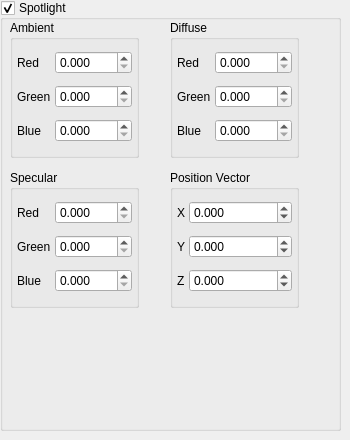
       <widget class="QWidget" name="LightingPage" >
        <widget class="QGroupBox" name="SpotlightGroup" >
         <property name="geometry" >
          <rect>
           <x>0</x>
           <y>0</y>
           <width>341</width>
           <height>431</height>
          </rect>
         </property>
         <property name="title" >
          <string>Spotlight</string>
         </property>
         <property name="checkable" >
          <bool>true</bool>
         </property>
         <property name="checked" >
          <bool>true</bool>
         </property>
         <widget class="QGroupBox" name="AmbientLightGroup" >
          <property name="geometry" >
           <rect>
            <x>10</x>
            <y>20</y>
            <width>129</width>
            <height>138</height>
           </rect>
          </property>
          <property name="sizePolicy" >
           <sizepolicy>
            <hsizetype>7</hsizetype>
            <vsizetype>1</vsizetype>
            <horstretch>0</horstretch>
            <verstretch>0</verstretch>
           </sizepolicy>
          </property>
          <property name="title" >
           <string>Ambient</string>
          </property>
          <layout class="QGridLayout" >
           <property name="margin" >
            <number>4</number>
           </property>
           <property name="spacing" >
            <number>4</number>
           </property>
           <item row="2" column="0" >
            <widget class="QLabel" name="label_13" >
             <property name="sizePolicy" >
              <sizepolicy>
               <hsizetype>1</hsizetype>
               <vsizetype>5</vsizetype>
               <horstretch>0</horstretch>
               <verstretch>0</verstretch>
              </sizepolicy>
             </property>
             <property name="text" >
              <string>Blue</string>
             </property>
            </widget>
           </item>
           <item row="1" column="0" >
            <widget class="QLabel" name="label_12" >
             <property name="sizePolicy" >
              <sizepolicy>
               <hsizetype>1</hsizetype>
               <vsizetype>5</vsizetype>
               <horstretch>0</horstretch>
               <verstretch>0</verstretch>
              </sizepolicy>
             </property>
             <property name="text" >
              <string>Green</string>
             </property>
            </widget>
           </item>
           <item row="0" column="0" >
            <widget class="QLabel" name="label_11" >
             <property name="sizePolicy" >
              <sizepolicy>
               <hsizetype>1</hsizetype>
               <vsizetype>5</vsizetype>
               <horstretch>0</horstretch>
               <verstretch>0</verstretch>
              </sizepolicy>
             </property>
             <property name="text" >
              <string>Red</string>
             </property>
            </widget>
           </item>
           <item row="2" column="1" >
            <widget class="QDoubleSpinBox" name="AmbientBlueSpin" >
             <property name="sizePolicy" >
              <sizepolicy>
               <hsizetype>7</hsizetype>
               <vsizetype>0</vsizetype>
               <horstretch>0</horstretch>
               <verstretch>0</verstretch>
              </sizepolicy>
             </property>
             <property name="decimals" >
              <number>3</number>
             </property>
             <property name="maximum" >
              <double>1.000000000000000</double>
             </property>
             <property name="singleStep" >
              <double>0.010000000000000</double>
             </property>
            </widget>
           </item>
           <item row="1" column="1" >
            <widget class="QDoubleSpinBox" name="AmbientGreenSpin" >
             <property name="sizePolicy" >
              <sizepolicy>
               <hsizetype>7</hsizetype>
               <vsizetype>0</vsizetype>
               <horstretch>0</horstretch>
               <verstretch>0</verstretch>
              </sizepolicy>
             </property>
             <property name="decimals" >
              <number>3</number>
             </property>
             <property name="maximum" >
              <double>1.000000000000000</double>
             </property>
             <property name="singleStep" >
              <double>0.010000000000000</double>
             </property>
            </widget>
           </item>
           <item row="0" column="1" >
            <widget class="QDoubleSpinBox" name="AmbientRedSpin" >
             <property name="sizePolicy" >
              <sizepolicy>
               <hsizetype>7</hsizetype>
               <vsizetype>0</vsizetype>
               <horstretch>0</horstretch>
               <verstretch>0</verstretch>
              </sizepolicy>
             </property>
             <property name="decimals" >
              <number>3</number>
             </property>
             <property name="maximum" >
              <double>1.000000000000000</double>
             </property>
             <property name="singleStep" >
              <double>0.010000000000000</double>
             </property>
            </widget>
           </item>
          </layout>
         </widget>
         <widget class="QGroupBox" name="SpecularLightGroup" >
          <property name="geometry" >
           <rect>
            <x>10</x>
            <y>170</y>
            <width>129</width>
            <height>138</height>
           </rect>
          </property>
          <property name="sizePolicy" >
           <sizepolicy>
            <hsizetype>7</hsizetype>
            <vsizetype>1</vsizetype>
            <horstretch>0</horstretch>
            <verstretch>0</verstretch>
           </sizepolicy>
          </property>
          <property name="title" >
           <string>Specular</string>
          </property>
          <layout class="QGridLayout" >
           <property name="margin" >
            <number>4</number>
           </property>
           <property name="spacing" >
            <number>4</number>
           </property>
           <item row="2" column="0" >
            <widget class="QLabel" name="label_17" >
             <property name="sizePolicy" >
              <sizepolicy>
               <hsizetype>1</hsizetype>
               <vsizetype>5</vsizetype>
               <horstretch>0</horstretch>
               <verstretch>0</verstretch>
              </sizepolicy>
             </property>
             <property name="text" >
              <string>Blue</string>
             </property>
            </widget>
           </item>
           <item row="1" column="0" >
            <widget class="QLabel" name="label_18" >
             <property name="sizePolicy" >
              <sizepolicy>
               <hsizetype>1</hsizetype>
               <vsizetype>5</vsizetype>
               <horstretch>0</horstretch>
               <verstretch>0</verstretch>
              </sizepolicy>
             </property>
             <property name="text" >
              <string>Green</string>
             </property>
            </widget>
           </item>
           <item row="0" column="0" >
            <widget class="QLabel" name="label_19" >
             <property name="sizePolicy" >
              <sizepolicy>
               <hsizetype>1</hsizetype>
               <vsizetype>5</vsizetype>
               <horstretch>0</horstretch>
               <verstretch>0</verstretch>
              </sizepolicy>
             </property>
             <property name="text" >
              <string>Red</string>
             </property>
            </widget>
           </item>
           <item row="2" column="1" >
            <widget class="QDoubleSpinBox" name="SpecularBlueSpin" >
             <property name="sizePolicy" >
              <sizepolicy>
               <hsizetype>7</hsizetype>
               <vsizetype>0</vsizetype>
               <horstretch>0</horstretch>
               <verstretch>0</verstretch>
              </sizepolicy>
             </property>
             <property name="decimals" >
              <number>3</number>
             </property>
             <property name="maximum" >
              <double>1.000000000000000</double>
             </property>
             <property name="singleStep" >
              <double>0.010000000000000</double>
             </property>
            </widget>
           </item>
           <item row="1" column="1" >
            <widget class="QDoubleSpinBox" name="SpecularGreenSpin" >
             <property name="sizePolicy" >
              <sizepolicy>
               <hsizetype>7</hsizetype>
               <vsizetype>0</vsizetype>
               <horstretch>0</horstretch>
               <verstretch>0</verstretch>
              </sizepolicy>
             </property>
             <property name="decimals" >
              <number>3</number>
             </property>
             <property name="maximum" >
              <double>1.000000000000000</double>
             </property>
             <property name="singleStep" >
              <double>0.010000000000000</double>
             </property>
            </widget>
           </item>
           <item row="0" column="1" >
            <widget class="QDoubleSpinBox" name="SpecularRedSpin" >
             <property name="sizePolicy" >
              <sizepolicy>
               <hsizetype>7</hsizetype>
               <vsizetype>0</vsizetype>
               <horstretch>0</horstretch>
               <verstretch>0</verstretch>
              </sizepolicy>
             </property>
             <property name="decimals" >
              <number>3</number>
             </property>
             <property name="maximum" >
              <double>1.000000000000000</double>
             </property>
             <property name="singleStep" >
              <double>0.010000000000000</double>
             </property>
            </widget>
           </item>
          </layout>
         </widget>
         <widget class="QGroupBox" name="DiffuseLightGroup" >
          <property name="geometry" >
           <rect>
            <x>170</x>
            <y>20</y>
            <width>129</width>
            <height>138</height>
           </rect>
          </property>
          <property name="sizePolicy" >
           <sizepolicy>
            <hsizetype>7</hsizetype>
            <vsizetype>1</vsizetype>
            <horstretch>0</horstretch>
            <verstretch>0</verstretch>
           </sizepolicy>
          </property>
          <property name="title" >
           <string>Diffuse</string>
          </property>
          <layout class="QGridLayout" >
           <property name="margin" >
            <number>4</number>
           </property>
           <property name="spacing" >
            <number>4</number>
           </property>
           <item row="2" column="0" >
            <widget class="QLabel" name="label_14" >
             <property name="sizePolicy" >
              <sizepolicy>
               <hsizetype>1</hsizetype>
               <vsizetype>5</vsizetype>
               <horstretch>0</horstretch>
               <verstretch>0</verstretch>
              </sizepolicy>
             </property>
             <property name="text" >
              <string>Blue</string>
             </property>
            </widget>
           </item>
           <item row="1" column="0" >
            <widget class="QLabel" name="label_15" >
             <property name="sizePolicy" >
              <sizepolicy>
               <hsizetype>1</hsizetype>
               <vsizetype>5</vsizetype>
               <horstretch>0</horstretch>
               <verstretch>0</verstretch>
              </sizepolicy>
             </property>
             <property name="text" >
              <string>Green</string>
             </property>
            </widget>
           </item>
           <item row="0" column="0" >
            <widget class="QLabel" name="label_16" >
             <property name="sizePolicy" >
              <sizepolicy>
               <hsizetype>1</hsizetype>
               <vsizetype>5</vsizetype>
               <horstretch>0</horstretch>
               <verstretch>0</verstretch>
              </sizepolicy>
             </property>
             <property name="text" >
              <string>Red</string>
             </property>
            </widget>
           </item>
           <item row="2" column="1" >
            <widget class="QDoubleSpinBox" name="DiffuseBlueSpin" >
             <property name="sizePolicy" >
              <sizepolicy>
               <hsizetype>7</hsizetype>
               <vsizetype>0</vsizetype>
               <horstretch>0</horstretch>
               <verstretch>0</verstretch>
              </sizepolicy>
             </property>
             <property name="decimals" >
              <number>3</number>
             </property>
             <property name="maximum" >
              <double>1.000000000000000</double>
             </property>
             <property name="singleStep" >
              <double>0.010000000000000</double>
             </property>
            </widget>
           </item>
           <item row="1" column="1" >
            <widget class="QDoubleSpinBox" name="DiffuseGreenSpin" >
             <property name="sizePolicy" >
              <sizepolicy>
               <hsizetype>7</hsizetype>
               <vsizetype>0</vsizetype>
               <horstretch>0</horstretch>
               <verstretch>0</verstretch>
              </sizepolicy>
             </property>
             <property name="decimals" >
              <number>3</number>
             </property>
             <property name="maximum" >
              <double>1.000000000000000</double>
             </property>
             <property name="singleStep" >
              <double>0.010000000000000</double>
             </property>
            </widget>
           </item>
           <item row="0" column="1" >
            <widget class="QDoubleSpinBox" name="DiffuseRedSpin" >
             <property name="sizePolicy" >
              <sizepolicy>
               <hsizetype>7</hsizetype>
               <vsizetype>0</vsizetype>
               <horstretch>0</horstretch>
               <verstretch>0</verstretch>
              </sizepolicy>
             </property>
             <property name="decimals" >
              <number>3</number>
             </property>
             <property name="maximum" >
              <double>1.000000000000000</double>
             </property>
             <property name="singleStep" >
              <double>0.010000000000000</double>
             </property>
            </widget>
           </item>
          </layout>
         </widget>
         <widget class="QGroupBox" name="LightPositionGroup" >
          <property name="geometry" >
           <rect>
            <x>170</x>
            <y>170</y>
            <width>129</width>
            <height>138</height>
           </rect>
          </property>
          <property name="sizePolicy" >
           <sizepolicy>
            <hsizetype>7</hsizetype>
            <vsizetype>1</vsizetype>
            <horstretch>0</horstretch>
            <verstretch>0</verstretch>
           </sizepolicy>
          </property>
          <property name="title" >
           <string>Position Vector</string>
          </property>
          <layout class="QGridLayout" >
           <property name="margin" >
            <number>4</number>
           </property>
           <property name="spacing" >
            <number>4</number>
           </property>
           <item row="2" column="0" >
            <widget class="QLabel" name="label_20" >
             <property name="sizePolicy" >
              <sizepolicy>
               <hsizetype>1</hsizetype>
               <vsizetype>5</vsizetype>
               <horstretch>0</horstretch>
               <verstretch>0</verstretch>
              </sizepolicy>
             </property>
             <property name="text" >
              <string>Z</string>
             </property>
            </widget>
           </item>
           <item row="1" column="0" >
            <widget class="QLabel" name="label_21" >
             <property name="sizePolicy" >
              <sizepolicy>
               <hsizetype>1</hsizetype>
               <vsizetype>5</vsizetype>
               <horstretch>0</horstretch>
               <verstretch>0</verstretch>
              </sizepolicy>
             </property>
             <property name="text" >
              <string>Y</string>
             </property>
            </widget>
           </item>
           <item row="0" column="0" >
            <widget class="QLabel" name="label_22" >
             <property name="sizePolicy" >
              <sizepolicy>
               <hsizetype>1</hsizetype>
               <vsizetype>5</vsizetype>
               <horstretch>0</horstretch>
               <verstretch>0</verstretch>
              </sizepolicy>
             </property>
             <property name="text" >
              <string>X</string>
             </property>
            </widget>
           </item>
           <item row="2" column="1" >
            <widget class="QDoubleSpinBox" name="LightPositionZSpin" >
             <property name="sizePolicy" >
              <sizepolicy>
               <hsizetype>7</hsizetype>
               <vsizetype>0</vsizetype>
               <horstretch>0</horstretch>
               <verstretch>0</verstretch>
              </sizepolicy>
             </property>
             <property name="decimals" >
              <number>3</number>
             </property>
             <property name="maximum" >
              <double>1.000000000000000</double>
             </property>
             <property name="minimum" >
              <double>-1.000000000000000</double>
             </property>
             <property name="singleStep" >
              <double>0.200000000000000</double>
             </property>
            </widget>
           </item>
           <item row="1" column="1" >
            <widget class="QDoubleSpinBox" name="LightPositionYSpin" >
             <property name="sizePolicy" >
              <sizepolicy>
               <hsizetype>7</hsizetype>
               <vsizetype>0</vsizetype>
               <horstretch>0</horstretch>
               <verstretch>0</verstretch>
              </sizepolicy>
             </property>
             <property name="decimals" >
              <number>3</number>
             </property>
             <property name="maximum" >
              <double>1.000000000000000</double>
             </property>
             <property name="minimum" >
              <double>-1.000000000000000</double>
             </property>
             <property name="singleStep" >
              <double>0.200000000000000</double>
             </property>
            </widget>
           </item>
           <item row="0" column="1" >
            <widget class="QDoubleSpinBox" name="LightPositionXSpin" >
             <property name="sizePolicy" >
              <sizepolicy>
               <hsizetype>7</hsizetype>
               <vsizetype>0</vsizetype>
               <horstretch>0</horstretch>
               <verstretch>0</verstretch>
              </sizepolicy>
             </property>
             <property name="decimals" >
              <number>3</number>
             </property>
             <property name="maximum" >
              <double>1.000000000000000</double>
             </property>
             <property name="minimum" >
              <double>-1.000000000000000</double>
             </property>
             <property name="singleStep" >
              <double>0.200000000000000</double>
             </property>
            </widget>
           </item>
          </layout>
         </widget>
        </widget>
       </widget>
